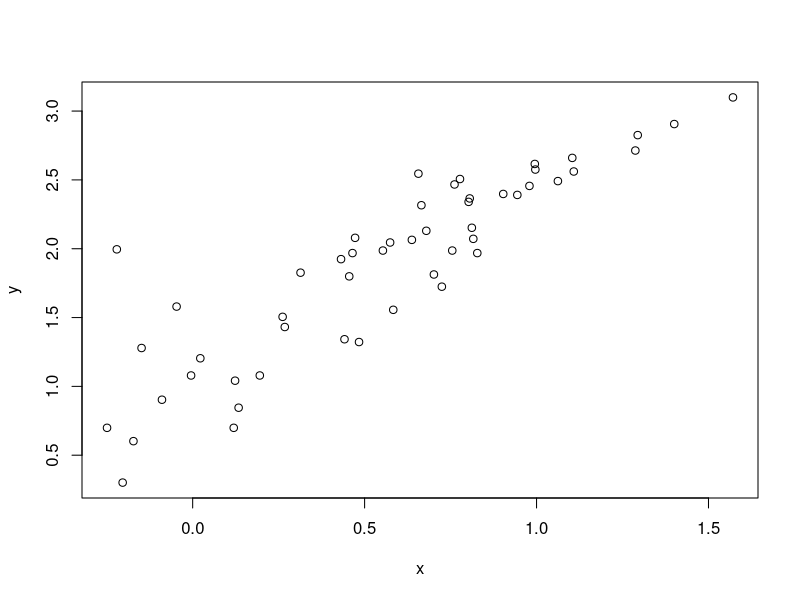
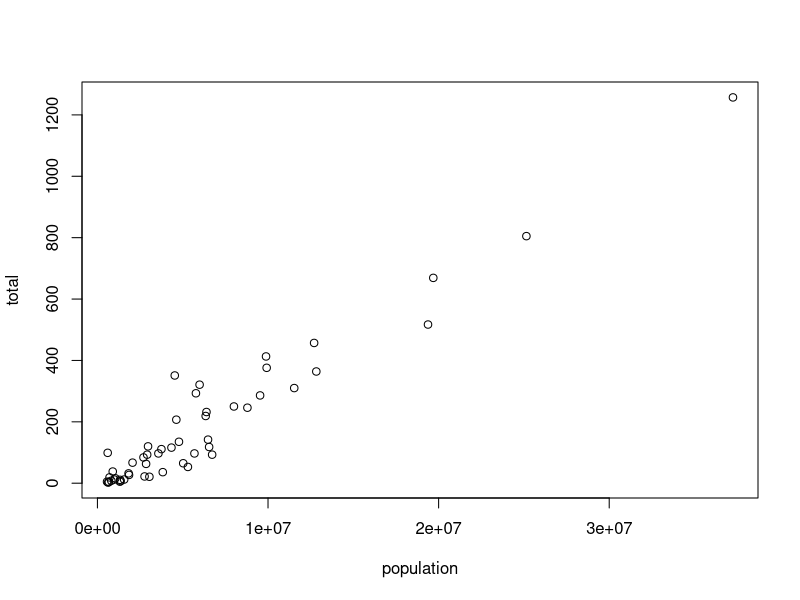
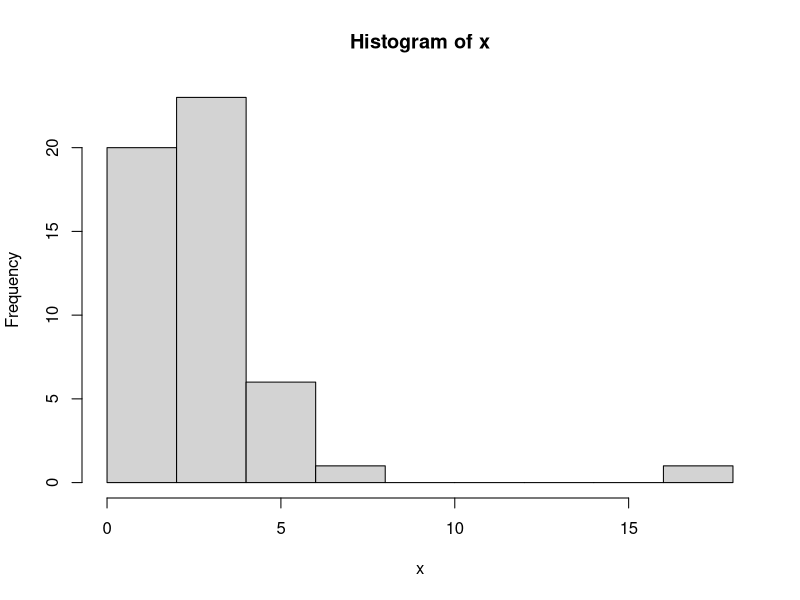
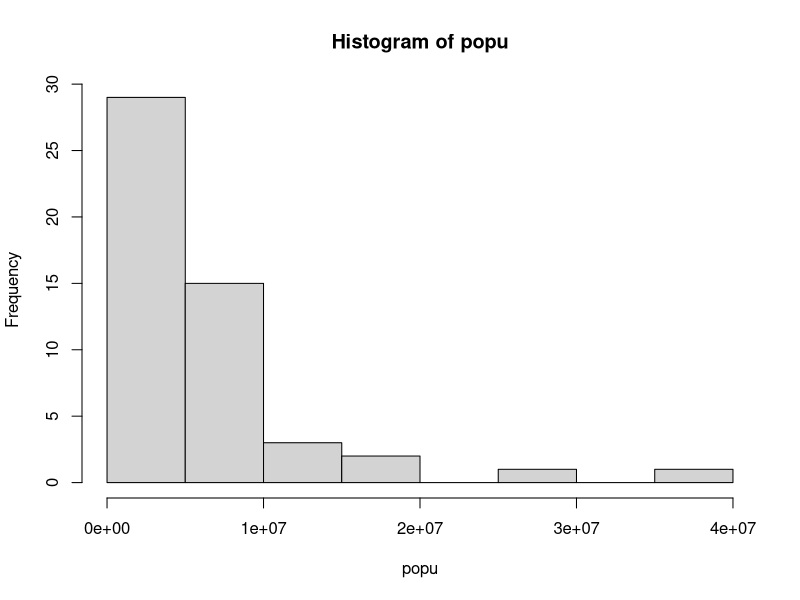
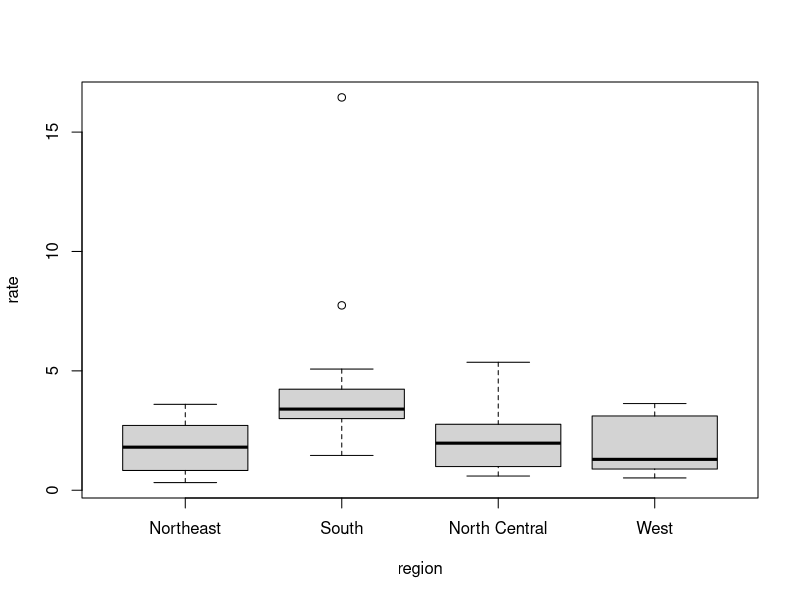
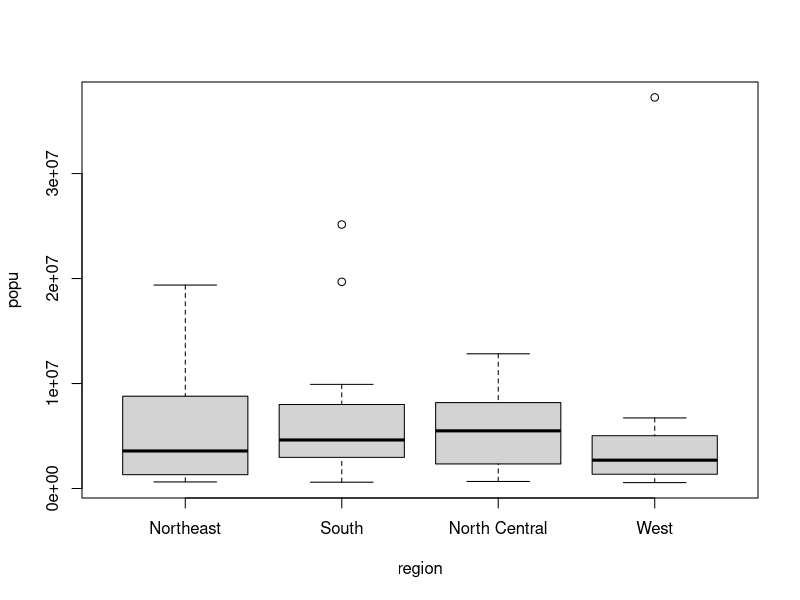
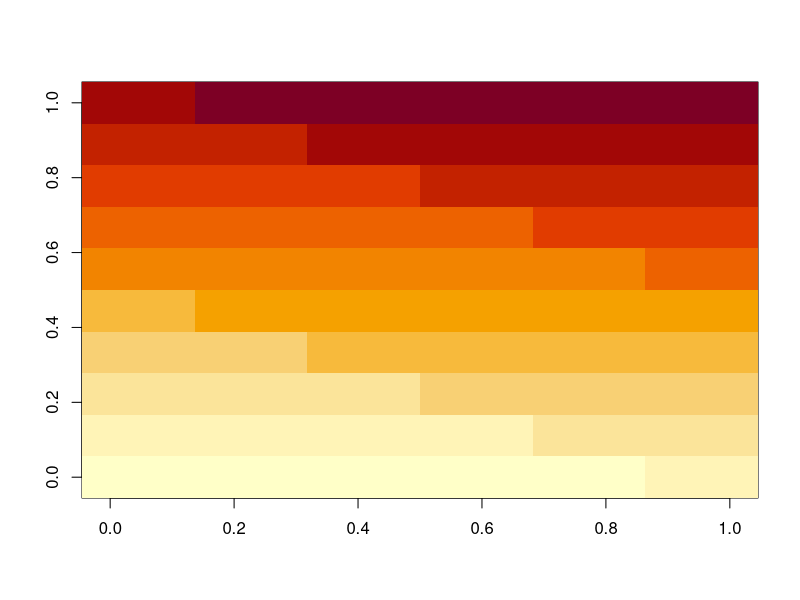

The R script that drew these images, in order:
library(ggplot2)
library(dslabs)
data("murders")
#plot() can be used to make scatterplots
x<-murders$population/10^6
x<-log10(x)
y<-murders$total
y<-log10(y)
plot(x,y)
#with() let us use the murders column names in the plot function.

with(murders, plot(population, total))
#histograms are useful to see data distribution
x<-with(murders,total/population *10^5)
hist(x)
popu<-murders$population
hist(popu)
str(murders)
murders$state[which.max(x)]
#boxplots provide more terse information than histograms
murders$rate<-with(murders, total/population*10^5)
boxplot(rate~region, data=murders)
boxplot(popu~region, data=murders)

#image() display the value of a matrix using colorConverter

x<-matrix(1:120,12,10)
image(x)
